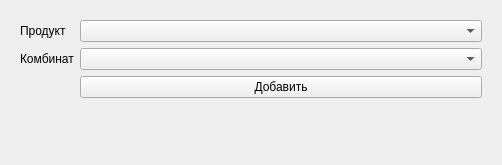
<?xml version="1.0" encoding="UTF-8"?>
<ui version="4.0">
 <class>Form</class>
 <widget class="QWidget" name="Form">
  <property name="geometry">
   <rect>
    <x>0</x>
    <y>0</y>
    <width>502</width>
    <height>165</height>
   </rect>
  </property>
  <property name="sizePolicy">
   <sizepolicy hsizetype="Preferred" vsizetype="Preferred">
    <horstretch>0</horstretch>
    <verstretch>0</verstretch>
   </sizepolicy>
  </property>
  <property name="maximumSize">
   <size>
    <width>502</width>
    <height>350</height>
   </size>
  </property>
  <property name="windowTitle">
   <string>Form</string>
  </property>
  <layout class="QVBoxLayout" name="verticalLayout">
   <item>
    <widget class="QWidget" name="widget" native="true">
     <property name="sizePolicy">
      <sizepolicy hsizetype="Expanding" vsizetype="Preferred">
       <horstretch>0</horstretch>
       <verstretch>0</verstretch>
      </sizepolicy>
     </property>
     <layout class="QFormLayout" name="formLayout">
      <item row="0" column="0">
       <widget class="QLabel" name="nB">
        <property name="text">
         <string>Продукт</string>
        </property>
       </widget>
      </item>
      <item row="0" column="1">
       <widget class="QComboBox" name="name"/>
      </item>
      <item row="1" column="0">
       <widget class="QLabel" name="tB">
        <property name="text">
         <string>Комбинат</string>
        </property>
       </widget>
      </item>
      <item row="1" column="1">
       <widget class="QComboBox" name="typ"/>
      </item>
      <item row="2" column="1">
       <widget class="QPushButton" name="btn">
        <property name="text">
         <string>Добавить</string>
        </property>
       </widget>
      </item>
     </layout>
    </widget>
   </item>
  </layout>
 </widget>
 <resources/>
 <connections/>
</ui>
